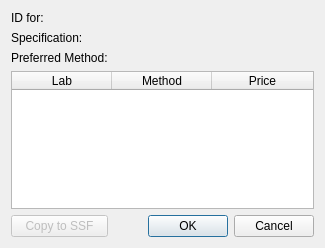
<?xml version="1.0" encoding="UTF-8"?>
<ui version="4.0">
 <class>Dialog</class>
 <widget class="QDialog" name="Dialog">
  <property name="geometry">
   <rect>
    <x>0</x>
    <y>0</y>
    <width>325</width>
    <height>248</height>
   </rect>
  </property>
  <property name="windowTitle">
   <string>Dialog</string>
  </property>
  <layout class="QGridLayout" name="gridLayout">
   <item row="0" column="0">
    <widget class="QLabel" name="label">
     <property name="text">
      <string>ID for:</string>
     </property>
    </widget>
   </item>
   <item row="1" column="0">
    <widget class="QLabel" name="label_3">
     <property name="text">
      <string>Specification:</string>
     </property>
    </widget>
   </item>
   <item row="2" column="0">
    <widget class="QLabel" name="label_2">
     <property name="text">
      <string>Preferred Method:</string>
     </property>
    </widget>
   </item>
   <item row="3" column="0" colspan="2">
    <widget class="QTableWidget" name="tableWidget">
     <property name="selectionBehavior">
      <enum>QAbstractItemView::SelectRows</enum>
     </property>
     <property name="columnCount">
      <number>3</number>
     </property>
     <attribute name="horizontalHeaderStretchLastSection">
      <bool>true</bool>
     </attribute>
     <attribute name="verticalHeaderVisible">
      <bool>false</bool>
     </attribute>
     <column>
      <property name="text">
       <string>Lab</string>
      </property>
     </column>
     <column>
      <property name="text">
       <string>Method</string>
      </property>
     </column>
     <column>
      <property name="text">
       <string>Price</string>
      </property>
     </column>
    </widget>
   </item>
   <item row="4" column="0">
    <widget class="QPushButton" name="copy_to_ssfB">
     <property name="enabled">
      <bool>false</bool>
     </property>
     <property name="text">
      <string>Copy to SSF</string>
     </property>
    </widget>
   </item>
   <item row="4" column="1">
    <widget class="QDialogButtonBox" name="acceptB">
     <property name="orientation">
      <enum>Qt::Horizontal</enum>
     </property>
     <property name="standardButtons">
      <set>QDialogButtonBox::Cancel|QDialogButtonBox::Ok</set>
     </property>
    </widget>
   </item>
  </layout>
 </widget>
 <resources/>
 <connections>
  <connection>
   <sender>acceptB</sender>
   <signal>accepted()</signal>
   <receiver>Dialog</receiver>
   <slot>accept()</slot>
   <hints>
    <hint type="sourcelabel">
     <x>248</x>
     <y>254</y>
    </hint>
    <hint type="destinationlabel">
     <x>157</x>
     <y>274</y>
    </hint>
   </hints>
  </connection>
  <connection>
   <sender>acceptB</sender>
   <signal>rejected()</signal>
   <receiver>Dialog</receiver>
   <slot>reject()</slot>
   <hints>
    <hint type="sourcelabel">
     <x>316</x>
     <y>260</y>
    </hint>
    <hint type="destinationlabel">
     <x>286</x>
     <y>274</y>
    </hint>
   </hints>
  </connection>
 </connections>
</ui>
